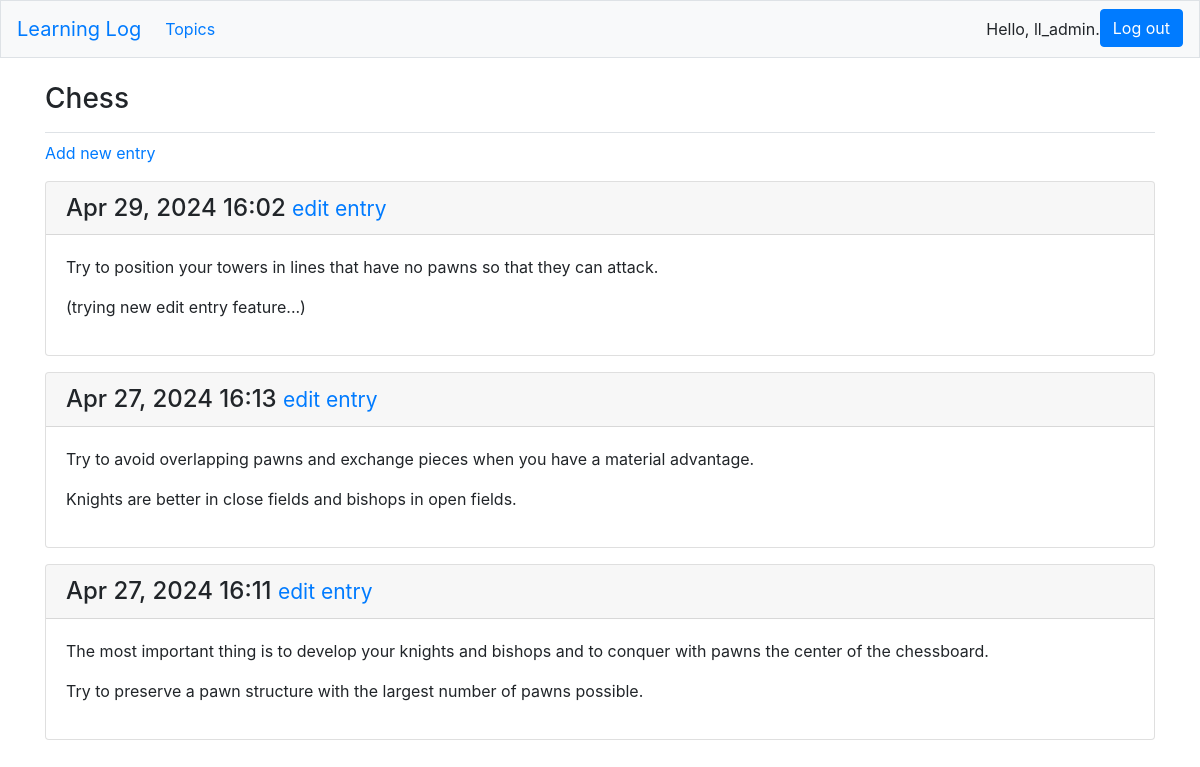
The page /topics/1/ (signed in) on the database its author committed.
### learning_logs/models.py (models this page shows, shortened)
class Topic(models.Model):
    text = models.CharField(max_length=200)
    date_added = models.DateTimeField(auto_now_add=True)
    owner = models.ForeignKey(User, on_delete=models.CASCADE)
    def __str__(self):
        return self.text

class Entry(models.Model):
    topic = models.ForeignKey(Topic, on_delete=models.CASCADE)
    text = models.TextField()
    date_added = models.DateTimeField(auto_now_add=True)
    class Meta:
        verbose_name_plural = 'entries'

### learning_logs/views.py (the view)
# urls.py: path('topics/<int:topic_id>/', views.topic, name='topic'),
@login_required
def topic(request, topic_id):
    topic = Topic.objects.get(id=topic_id)
    if topic.owner != request.user:
        raise Http404
    entries = topic.entry_set.order_by('-date_added')
    context = {'topic': topic, 'entries': entries}
    return render(request, 'learning_logs/topic.html', context)

### learning_logs/templates/learning_logs/topic.html
{% extends 'learning_logs/base.html' %}
{% block page_header %}
    <h3>{{ topic }}</h3>
{% endblock page_header %}
{% block content %}
<p>
    <a href="{% url 'learning_logs:new_entry' topic.id %}">Add new entry</a>
</p>
{% for entry in entries %}
    <div class="card mb-3">
        <h4 class="card-header">
            {{ entry.date_added|date:'M d, Y H:i' }}
            <small><a href="{% url 'learning_logs:edit_entry' entry.id %}">
                edit entry</a></small>
        </h4>
        <div class="card-body">
            {{ entry.text|linebreaks }}
        </div>
    </div>
    {% empty %}
    <p>There are no entries for this topic yet.</p>
    {% endfor %}
{% endblock content %}

### learning_logs/templates/learning_logs/base.html (shortened to what this page needs)
{% load bootstrap4 %}
<!doctype html>
<html lang="en">
<head>
    {% bootstrap_css %}
</head>
<body>
    <nav class="navbar navbar-expand-md navabar-light bg-light mb-4 border">
        <a class="navbar-brand" href="{% url 'learning_logs:index'%}">
            Learning Log</a>
            <div class="collapse navbar-collapse" id="navbarCollapse">
                <ul class="navbar-nav mr-auto">
                    <li class="nav-item">
                        <a class="nav-link" href="{% url 'learning_logs:topics'%}">
                            Topics</a></li>
                </ul>
                <ul class="navbar-nav ml-auto">
                    {% if user.is_authenticated %}
                        <li class="nav-item">
                            <span class="navbar-text">Hello, {{ user.username }}.</span>
                        </li>
                        <li class="nav-item">
                            <form action="{% url 'users:logout' %}" method="post">
                                <button type="submit" class="btn btn-primary btn-rounded">Log out</button>
                            </form>
                        </li>
                    {% else %}
                        <li class="nav-item">
                            <a class="nav-link" href="{% url 'users:register' %}">Register</a>
                        </li>
                        <li class="nav-item">
                            <a class="nav-link" href="{% url 'users:login' %}">Log in</a></li>
                    {% endif %}
                </ul>
            </div>
    </nav>
    <main role="main" class="container">
        <div class="pb-2 mb-2 border-bottom">
            {% block page_header %}{% endblock page_header %}
        </div>
        <div>
            {% block content %}{% endblock content %}
        </div>
    </main>
</body>
</html>

### rows shown on the page
Topic: text "Chess"
Entry: date_added "Apr 29, 2024 16:02", text "Try to position your towers in lines that have no pawns so that they can attack. (trying new edit entry feature...)"
Entry: date_added "Apr 27, 2024 16:13", text "Try to avoid overlapping pawns and exchange pieces when you have a material advantage. Knights are better in close fields and bishops in open fields."
Entry: date_added "Apr 27, 2024 16:11", text "The most important thing is to develop your knights and bishops and to conquer with pawns the center of the chessboard. Try to preserve a pawn structure with the largest number of pawns possible."

### other values the page prints
{{ user.username }} "ll_admin"
